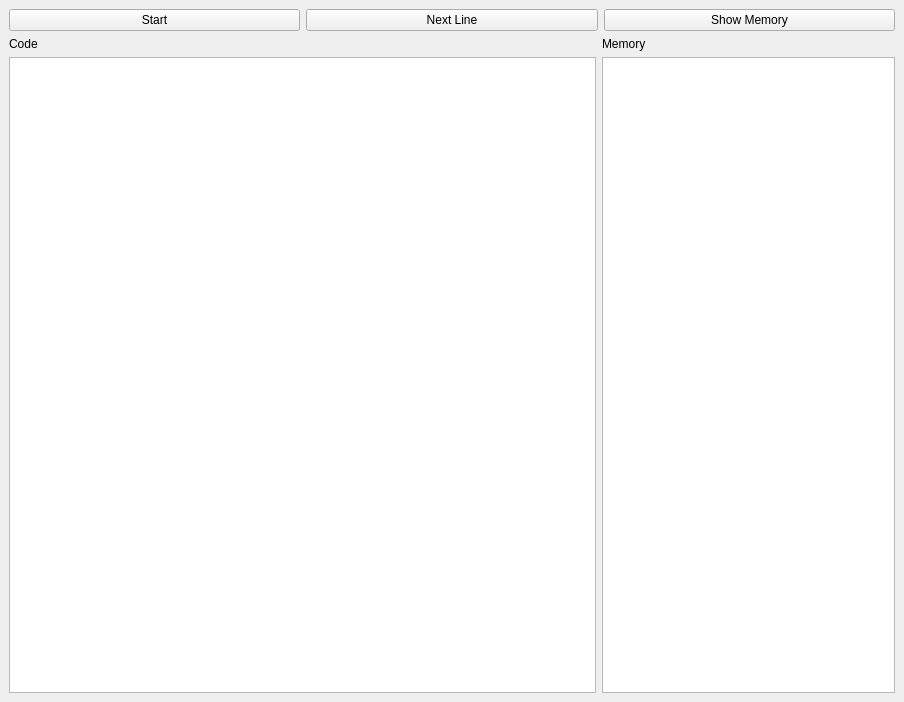
<?xml version="1.0" encoding="UTF-8"?>
<ui version="4.0">
 <class>MainWindow</class>
 <widget class="QMainWindow" name="MainWindow">
  <property name="geometry">
   <rect>
    <x>0</x>
    <y>0</y>
    <width>904</width>
    <height>702</height>
   </rect>
  </property>
  <property name="windowTitle">
   <string>Pointer Explorer</string>
  </property>
  <widget class="QWidget" name="centralwidget">
   <layout class="QVBoxLayout" name="verticalLayout_3">
    <item>
     <layout class="QHBoxLayout" name="horizontalLayout">
      <item>
       <widget class="QPushButton" name="button1">
        <property name="text">
         <string>Start</string>
        </property>
       </widget>
      </item>
      <item>
       <widget class="QPushButton" name="button2">
        <property name="text">
         <string>Next Line</string>
        </property>
       </widget>
      </item>
      <item>
       <widget class="QPushButton" name="button3">
        <property name="text">
         <string>Show Memory</string>
        </property>
       </widget>
      </item>
     </layout>
    </item>
    <item>
     <layout class="QHBoxLayout" name="horizontalLayout_2" stretch="2,1">
      <item>
       <layout class="QVBoxLayout" name="verticalLayout" stretch="0,0">
        <item>
         <widget class="QLabel" name="codeLabel">
          <property name="text">
           <string>Code</string>
          </property>
         </widget>
        </item>
        <item>
         <widget class="QTextEdit" name="codeTextEdit"/>
        </item>
       </layout>
      </item>
      <item>
       <layout class="QVBoxLayout" name="verticalLayout_2">
        <item>
         <widget class="QLabel" name="varsLabel">
          <property name="text">
           <string>Memory</string>
          </property>
         </widget>
        </item>
        <item>
         <widget class="QTextBrowser" name="varsTextView"/>
        </item>
       </layout>
      </item>
     </layout>
    </item>
   </layout>
  </widget>
 </widget>
 <resources/>
 <connections/>
</ui>
